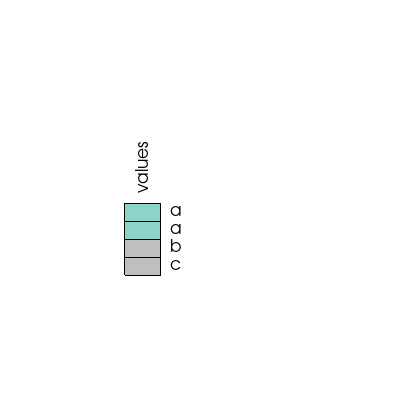

This figure's Python source:
#!/usr/bin/env python
# Demonstrate vtkHeatmapItem with category legend via vtkContextActor.

import vtkmodules.vtkInteractionStyle  # noqa: F401
import vtkmodules.vtkRenderingContextOpenGL2  # noqa: F401
import vtkmodules.vtkRenderingFreeType  # noqa: F401
import vtkmodules.vtkRenderingOpenGL2  # noqa: F401

from vtkmodules.vtkCommonCore import vtkStringArray
from vtkmodules.vtkCommonDataModel import vtkTable
from vtkmodules.vtkRenderingContext2D import vtkContextActor, vtkContextScene, vtkContextTransform
from vtkmodules.vtkViewsInfovis import vtkHeatmapItem
from vtkmodules.vtkRenderingCore import (
    vtkRenderWindow,
    vtkRenderWindowInteractor,
    vtkRenderer,
)

# Build table with string category columns.
table = vtkTable()

table_names = vtkStringArray()
table_names.SetNumberOfTuples(4)
table_names.SetValue(0, "c")
table_names.SetValue(1, "b")
table_names.SetValue(2, "a")
table_names.SetValue(3, "a")
table_names.SetName("names")

column = vtkStringArray()
column.SetNumberOfTuples(4)
column.SetName("values")
column.SetValue(0, "c")
column.SetValue(1, "b")
column.SetValue(2, "a")
column.SetValue(3, "a")

table.AddColumn(table_names)
table.AddColumn(column)

# Heatmap item.
heatmap = vtkHeatmapItem()
heatmap.SetTable(table)

# Context actor pipeline.
context_actor = vtkContextActor()
context_transform = vtkContextTransform()
context_transform.SetInteractive(True)
context_transform.AddItem(heatmap)
context_transform.Translate(125, 125)
context_actor.GetScene().AddItem(context_transform)

# Standard rendering pipeline.
renderer = vtkRenderer()
renderer.SetBackground(1.0, 1.0, 1.0)
renderer.AddActor(context_actor)
context_actor.GetScene().SetRenderer(renderer)

render_window = vtkRenderWindow()
render_window.AddRenderer(renderer)
render_window.SetWindowName("heatmap category legend")
render_window.SetMultiSamples(0)
render_window.SetSize(400, 400)

interactor = vtkRenderWindowInteractor()
interactor.SetRenderWindow(render_window)

interactor.Initialize()
interactor.Start()
